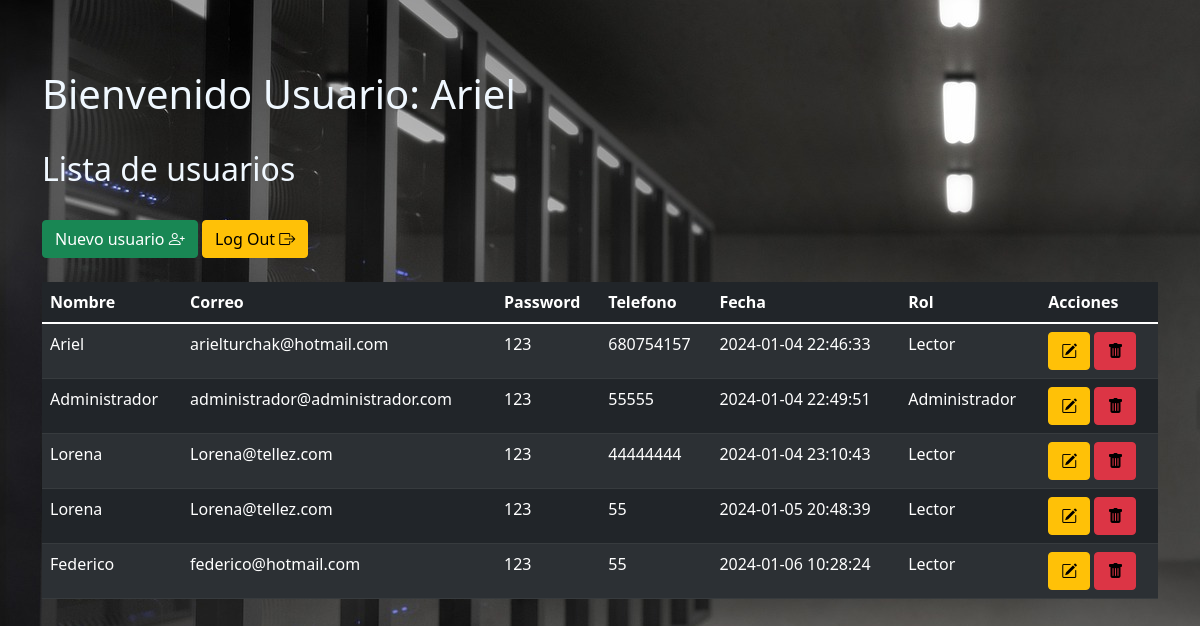
The page /views/user.php (signed in) on the database its author committed.
### tables this page shows
CREATE TABLE `user` (
  `id` int(11) NOT NULL,
  `nombre` varchar(50) NOT NULL,
  `correo` varchar(50) NOT NULL,
  `telefono` varchar(50) NOT NULL,
  `password` varchar(50) NOT NULL,
  `fecha` timestamp NOT NULL DEFAULT current_timestamp() ON UPDATE current_timestamp(),
  `rol` int(11) NOT NULL
);

CREATE TABLE `permisos` (
  `id` int(11) NOT NULL,
  `rol` varchar(50) NOT NULL
);

### views/user.php (the view, shortened to what this page needs)
<!DOCTYPE html>
<html lang="en">
<head>
    <link rel="stylesheet" href="https://cdn.jsdelivr.net/npm/bootstrap-icons@1.11.3/font/bootstrap-icons.min.css">
    <link rel="stylesheet" href="../css/fontawesome-all.min.css">
    <link rel="stylesheet" href="../css/estilo.css">
    <link rel="stylesheet" href="../css/es.css">
</head>
<body>
    <div class="container is-fluid">
        <div class="col-xs-12">
            <h1>Bienvenido Usuario: <?php echo $_SESSION['nombre']; ?></h1>
            <br>
            <h2>Lista de usuarios</h2>
            <br>
            <div>
                <a class="btn btn-success" href="../index.php">Nuevo usuario
                    <i class="bi bi-person-plus"></i> </a>
                <a class="btn btn-warning" href="../includes/_sesion/cerrarSesion.php">Log Out
                    <i class="bi bi-box-arrow-right"></i>
                </a>
            </div>
            <br>
            <table class="table table-striped table-dark" id="table_id">
                <thead>
                    <tr>
                        <th>Nombre</th>
                        <th>Correo</th>
                        <th>Password</th>
                        <th>Telefono</th>
                        <th>Fecha</th>
                        <th>Rol</th>
                        <th>Acciones</th>
                    </tr>
                </thead>
                <tbody>
                    <?php
                    try {
                        $conexion = new PDO("mysql:host=localhost;dbname=r_user", "root", "");
                        $conexion->setAttribute(PDO::ATTR_ERRMODE, PDO::ERRMODE_EXCEPTION);
                        $query = "SELECT user.id, user.nombre, user.correo, user.password, user.telefono, user.fecha, permisos.rol
                                  FROM user
                                  LEFT JOIN permisos ON user.rol = permisos.id";
                        $stmt = $conexion->query($query);
                        while ($fila = $stmt->fetch(PDO::FETCH_ASSOC)) {
                    ?>
                            <tr>
                                <td><?php echo $fila['nombre']; ?></td>
                                <td><?php echo $fila['correo']; ?></td>
                                <td><?php echo $fila['password']; ?></td>
                                <td><?php echo $fila['telefono']; ?></td>
                                <td><?php echo $fila['fecha']; ?></td>
                                <td><?php echo $fila['rol']; ?></td>
                                <td>
                                    <a class="btn btn-warning" href="editar_user.php?id=<?php echo $fila['id'] ?> ">
                                        <i class="bi bi-pencil-square"></i></a>
                                    <a class="btn btn-danger" href="eliminar_user.php?id=<?php echo $fila['id'] ?>">
                                        <i class="bi bi-trash-fill text-black"></i></a>
                                </td>
                            </tr>
                        <?php
                        }
                    } catch (PDOException $e) {
                        echo "Error de conexión: " . $e->getMessage();
                    }
                        ?>
                </tbody>
            </table>
</body>
</html>

### css/estilo.css (style rules this page uses)
body { padding-top: 70px; }

### views/user.php (style rules this page uses)
body { background-image: url('../img/mobile-phone3.jpg'); color: aliceblue; }

### rows shown on the page
user: nombre "Ariel", correo "arielturchak@hotmail.com", password "123", telefono "680754157", fecha "2024-01-04 22:46:33", permisos.rol "Lector"
user: nombre "Administrador", correo "administrador@administrador.com", password "123", telefono "55555", fecha "2024-01-04 22:49:51", permisos.rol "Administrador"
user: nombre "Lorena", correo "Lorena@tellez.com", password "123", telefono "44444444", fecha "2024-01-04 23:10:43", permisos.rol "Lector"
user: nombre "Lorena", correo "Lorena@tellez.com", password "123", telefono "55", fecha "2024-01-05 20:48:39", permisos.rol "Lector"
user: nombre "Federico", correo "federico@hotmail.com", password "123", telefono "55", fecha "2024-01-06 10:28:24", permisos.rol "Lector"

### other values the page prints
$_SESSION['nombre'] "Ariel"
